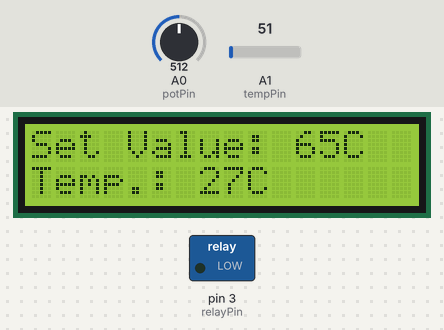
This sketch was run on a simulated Arduino Uno, built with avr-gcc and run on an emulated ATmega328P. On the bench: 16×2 character LCD, switched loads named in the sketch (green lamp = pin HIGH). The test bench sets the inputs (shaded band); at power-on: A1 (tempPin) = 51, A0 (potPin) = 512. What the sketch prints to the serial monitor is not drawn.

Above: at 1.6 s.
1.7 s: A1 (tempPin) set to 117
At 2.4 s:
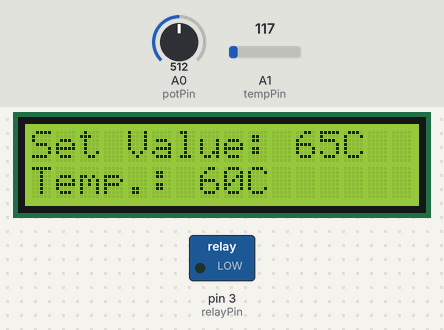
3.5 s: A1 (tempPin) set to 132
At 6.4 s:
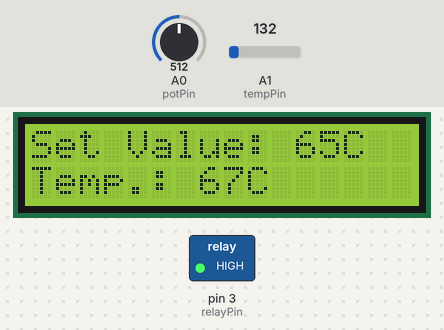
6.5 s: A0 (potPin) set to 538
At 7.4 s:
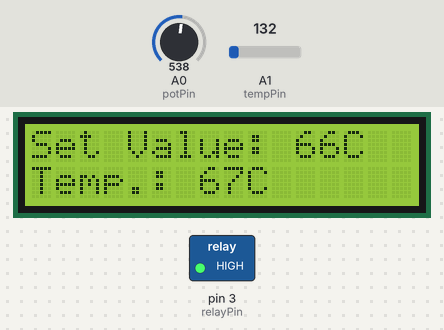
8.5 s: A0 (potPin) set to 568
10.5 s: A1 (tempPin) set to 112
At 11.6 s:
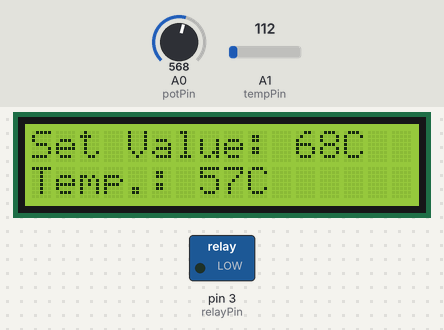
12.5 s: A0 (potPin) set to 511
At 14.3 s:
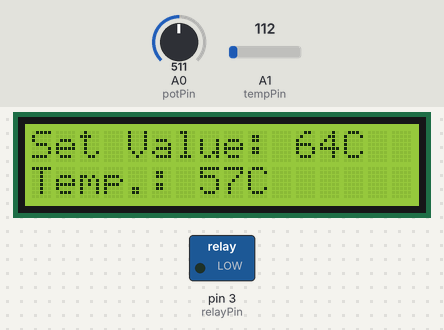
Timing chart, 0 to 15.5 s (numbered marks = the images above; inputs shaded):
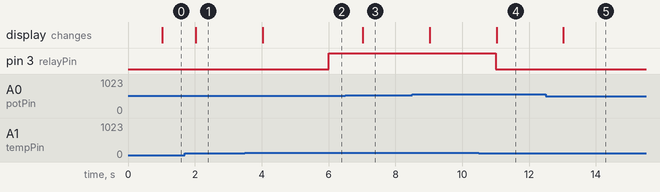

Measured:
- the behaviour switches between 131 and 132 on A1 (tempPin) (found by bisection; images 1 and 2)
- after the input at 1.7 s, the display: changes after 0.33 s (image 1)
- after the input at 3.5 s, pin 3 (relayPin): LOW → HIGH after 2.5 s; the display: changes after 0.53 s (image 2)
- after the input at 6.5 s, the display: changes after 0.53 s (image 3)
- after the input at 10.5 s, pin 3 (relayPin): HIGH → LOW after 0.50 s; the display: changes after 0.53 s (image 4)
- after the input at 12.5 s, the display: changes after 0.53 s (image 5)

The sketch:

sketch_nov29a.ino
```cpp
#include <Wire.h>
#include <LiquidCrystal_I2C.h>
#include <PID_v1.h>

// Initialize LCD
LiquidCrystal_I2C lcd(0x27, 16, 2);

// Pin Definitions
const int relayPin = 3;   // Relay control pin
const int potPin = A0;    // Potentiometer for set value
const int tempPin = A1;   // Temperature sensor pin

// Variables for Temperature Control
double setTemperature = 30;    // Desired temperature
double currentTemperature = 0; // Measured temperature
double output = 0;            // PID output

// PID Tuning Parameters
double Kp = 20.0, Ki = 20.0, Kd = 6.0;

// Create a PID instance
PID myPID(&currentTemperature, &output, &setTemperature, Kp, Ki, Kd, DIRECT);

// for lcd delay
unsigned long lastLogTime = 0;
const unsigned long logInterval = 1000;

//for delay in activation upon measured being bigger or lesser than set temperature
unsigned long lastSwitchTime = 0;
const unsigned long delayTime = 1000;

// for potentiometer debounce
int lastPotValue = 0;
const int potDeadband = 50; // Minimum change in pot value to update setpoint

void setup() {
  // Initialize LCD and Serial Communication
  lcd.init();
  lcd.backlight();
  Serial.begin(9600);

  // Configure Pins
  pinMode(relayPin, OUTPUT);

  // Start the PID Controller
  myPID.SetMode(AUTOMATIC);
  myPID.SetOutputLimits(0, 255); // Output scaled for PWM (0-255)
  myPID.SetTunings(Kp, Ki, Kd);
}

void loop() {
  int potValue = analogRead(potPin);
  setTemperature = map(potValue, 0, 1023, 30, 100);
  setTemperature = constrain(setTemperature, 30, 100);

  // Measure temperature from sensor
  int adcVal = analogRead(tempPin) + map(potValue, 0, 1023, 0, 12); //this extra value added here is to deal w potentiometer noise
  double milliVolt = adcVal * (5000.0 / 1024.0);
  currentTemperature = milliVolt / 10;

  // Run PID Control
  myPID.Compute();

  //define current time
  unsigned long currentTime = millis();

  // control relay
  if (currentTime - lastSwitchTime >= delayTime) {
    lastSwitchTime = currentTime;

    if (output > 128) {
      digitalWrite(relayPin, LOW);
    }
    else {
      digitalWrite(relayPin, HIGH);
    }
  }

  // output every 1 s
  if (currentTime - lastLogTime >= logInterval) {
    lastLogTime = currentTime;

    // display on LCD
    lcd.setCursor(0, 0);
    lcd.print("Set Value: ");
    lcd.print((int) setTemperature);
    lcd.print("C");

    lcd.setCursor(0, 1);
    lcd.print("Temp.: ");
    lcd.print((int) currentTemperature);
    lcd.print("C");

    // Log data
    Serial.print("Set Temp: ");
    Serial.print(setTemperature);
    Serial.print(" C | Current Temp: ");
    Serial.print(currentTemperature);
    Serial.print(" C | Output: ");
    Serial.println(output);
  }
}
```
